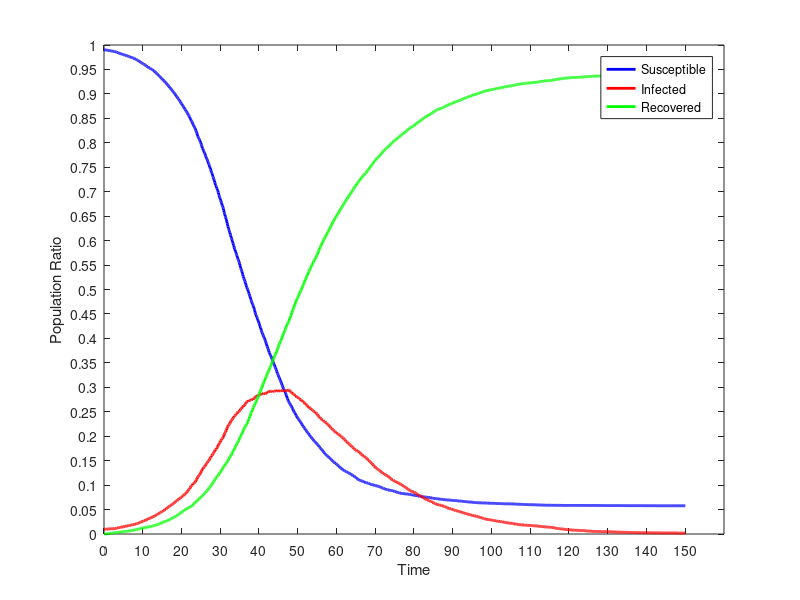

The MATLAB script that drew this image:
dynamics = [
0.00,990.000,10.000,0.000;
0.10,990.000,10.000,0.000;
0.20,990.000,9.900,0.100;
0.30,990.000,9.800,0.200;
0.40,989.900,9.900,0.200;
0.50,989.900,9.800,0.300;
0.60,989.800,9.700,0.500;
0.70,989.700,9.800,0.500;
0.80,989.300,10.100,0.600;
0.90,989.300,10.000,0.700;
1.00,989.100,10.200,0.700;
1.10,989.100,10.100,0.800;
1.20,989.000,10.200,0.800;
1.30,988.900,10.300,0.800;
1.40,988.500,10.500,1.000;
1.50,988.500,10.400,1.100;
1.60,988.200,10.500,1.300;
1.70,987.900,10.800,1.300;
1.80,987.800,10.800,1.400;
1.90,987.500,11.000,1.500;
2.00,987.500,10.900,1.600;
2.10,987.400,10.900,1.700;
2.20,987.200,10.900,1.900;
2.30,987.200,10.700,2.100;
2.40,987.200,10.600,2.200;
2.50,987.000,10.700,2.300;
2.60,986.900,10.700,2.400;
2.70,986.700,10.900,2.400;
2.80,986.400,11.000,2.600;
2.90,986.200,11.100,2.700;
3.00,985.900,11.400,2.700;
3.10,985.800,11.500,2.700;
3.20,985.600,11.600,2.800;
3.30,984.900,12.300,2.800;
3.40,984.800,12.200,3.000;
3.50,984.600,12.200,3.200;
3.60,984.400,12.300,3.300;
3.70,984.100,12.500,3.400;
3.80,983.600,13.000,3.400;
3.90,983.200,13.300,3.500;
4.00,983.000,13.400,3.600;
4.10,982.700,13.600,3.700;
4.20,982.400,13.600,4.000;
4.30,982.300,13.700,4.000;
4.40,981.900,14.000,4.100;
4.50,981.700,14.000,4.300;
4.60,981.500,14.200,4.300;
4.70,980.900,14.500,4.600;
4.80,980.700,14.600,4.700;
4.90,980.500,14.800,4.700;
5.00,980.400,14.800,4.800;
5.10,980.100,14.900,5.000;
5.20,979.800,15.200,5.000;
5.30,979.600,15.400,5.000;
5.40,979.200,15.600,5.200;
5.50,979.200,15.500,5.300;
5.60,978.900,15.700,5.400;
5.70,978.600,16.000,5.400;
5.80,978.200,16.300,5.500;
5.90,977.800,16.700,5.500;
6.00,977.700,16.800,5.500;
6.10,977.500,16.700,5.800;
6.20,977.400,16.700,5.900;
6.30,977.000,17.000,6.000;
6.40,976.800,16.900,6.300;
6.50,976.300,17.200,6.500;
6.60,976.000,17.400,6.600;
6.70,975.500,17.800,6.700;
6.80,975.300,17.900,6.800;
6.90,975.000,18.000,7.000;
7.00,974.800,18.100,7.100;
7.10,974.400,18.500,7.100;
7.20,974.200,18.700,7.100;
7.30,973.800,19.000,7.200;
7.40,973.400,19.400,7.200;
7.50,973.400,19.300,7.300;
7.60,973.300,19.400,7.300;
7.70,973.100,19.400,7.500;
7.80,972.600,19.300,8.100;
7.90,972.200,19.600,8.200;
8.00,971.600,20.100,8.300;
8.10,971.200,20.300,8.500;
8.20,970.700,20.500,8.800;
8.30,970.600,20.600,8.800;
8.40,969.800,21.100,9.100;
8.50,969.500,21.300,9.200;
8.60,969.000,21.500,9.500;
8.70,968.800,21.400,9.800;
8.80,968.400,21.700,9.900;
8.90,968.000,21.900,10.100;
9.00,967.400,22.300,10.300;
9.10,966.500,23.000,10.500;
9.20,965.900,23.400,10.700;
9.30,965.400,23.700,10.900;
9.40,964.600,24.200,11.200;
9.50,964.300,24.500,11.200;
9.60,963.800,25.000,11.200;
9.70,963.500,24.900,11.600;
9.80,963.000,25.300,11.700;
9.90,962.700,25.400,11.900;
10.00,962.100,25.800,12.100;
10.10,961.700,26.100,12.200;
10.20,960.900,26.800,12.300;
10.30,960.500,27.200,12.300;
10.40,960.300,27.100,12.600;
10.50,959.800,27.300,12.900;
10.60,959.200,27.700,13.100;
10.70,958.800,27.700,13.500;
10.80,957.900,28.400,13.700;
10.90,957.400,28.600,14.000;
11.00,956.600,29.300,14.100;
11.10,956.100,29.700,14.200;
11.20,955.600,30.200,14.200;
11.30,955.400,30.300,14.300;
11.40,954.300,31.300,14.400;
11.50,953.800,31.600,14.600;
11.60,953.200,32.200,14.600;
11.70,952.900,32.200,14.900;
11.80,952.700,32.300,15.000;
11.90,952.600,32.300,15.100;
12.00,952.200,32.400,15.400;
12.10,951.600,32.800,15.600;
12.20,950.900,33.400,15.700;
12.30,950.500,33.800,15.700;
12.40,949.900,34.300,15.800;
12.50,949.200,34.800,16.000;
12.60,948.700,35.000,16.300;
12.70,947.900,35.700,16.400;
12.80,947.600,35.700,16.700;
12.90,946.900,35.900,17.200;
13.00,946.400,36.200,17.400;
13.10,945.500,37.000,17.500;
13.20,944.900,37.300,17.800;
13.30,943.600,38.500,17.900;
13.40,942.900,38.700,18.400;
13.50,942.600,38.900,18.500;
13.60,941.700,39.500,18.800;
13.70,941.300,39.600,19.100;
13.80,940.200,40.400,19.400;
13.90,939.700,40.800,19.500;
14.00,938.700,41.600,19.700;
14.10,938.200,41.800,20.000;
14.20,937.100,42.400,20.500;
14.30,936.500,42.700,20.800;
14.40,935.900,43.000,21.100;
14.50,934.900,43.500,21.600;
14.60,934.000,44.200,21.800;
14.70,933.100,44.600,22.300;
14.80,932.300,45.300,22.400;
14.90,931.400,46.000,22.600;
15.00,930.600,46.300,23.100;
15.10,929.800,46.400,23.800;
15.20,928.900,46.900,24.200;
15.30,927.800,47.800,24.400;
15.40,927.300,48.000,24.700;
15.50,926.700,48.300,25.000;
15.60,926.000,48.800,25.200;
15.70,925.000,49.700,25.300;
15.80,923.800,50.700,25.500;
15.90,923.200,51.100,25.700;
16.00,922.700,51.100,26.200;
16.10,921.400,52.100,26.500;
16.20,920.700,52.600,26.700;
16.30,919.500,53.600,26.900;
16.40,918.800,53.800,27.400;
16.50,917.700,54.400,27.900;
16.60,916.600,55.000,28.400;
16.70,915.400,55.800,28.800;
16.80,914.800,55.900,29.300;
16.90,913.800,56.600,29.600;
17.00,912.500,57.800,29.700;
17.10,912.200,57.800,30.000;
17.20,911.200,58.600,30.200;
17.30,910.000,59.300,30.700;
17.40,908.900,59.700,31.400;
17.50,907.900,60.200,31.900;
17.60,907.000,60.600,32.400;
17.70,905.700,61.100,33.200;
17.80,904.900,61.600,33.500;
17.90,904.000,61.900,34.100;
18.00,903.100,62.700,34.200;
18.10,902.100,63.600,34.300;
18.20,901.000,64.500,34.500;
18.30,899.900,65.000,35.100;
18.40,899.100,65.400,35.500;
18.50,897.900,66.000,36.100;
18.60,896.200,67.200,36.600;
18.70,894.900,67.800,37.300;
18.80,894.300,68.000,37.700;
18.90,893.000,68.900,38.100;
19.00,891.800,69.500,38.700;
19.10,890.700,69.800,39.500;
19.20,889.800,70.500,39.700;
19.30,888.900,71.000,40.100;
19.40,887.400,72.200,40.400;
19.50,886.400,72.500,41.100;
19.60,885.000,73.100,41.900;
19.70,883.900,73.400,42.700;
19.80,882.200,74.400,43.400;
19.90,880.900,75.300,43.800;
20.00,880.000,75.600,44.400;
20.10,878.800,76.200,45.000;
20.20,877.200,77.200,45.600;
20.30,875.800,77.800,46.400;
20.40,875.100,78.000,46.900;
20.50,874.200,78.300,47.500;
20.60,872.900,79.200,47.900;
20.70,871.100,80.400,48.500;
20.80,869.600,81.400,49.000;
20.90,868.300,82.200,49.500;
21.00,867.700,82.200,50.100;
21.10,866.100,83.200,50.700;
21.20,864.800,84.000,51.200;
21.30,863.700,84.700,51.600;
21.40,862.300,85.600,52.100;
21.50,861.100,86.400,52.500;
21.60,860.000,87.300,52.700;
21.70,858.000,89.000,53.000;
21.80,856.500,90.200,53.300;
21.90,855.300,90.900,53.800;
22.00,854.000,91.600,54.400;
22.10,853.000,92.200,54.800;
22.20,850.900,94.000,55.100;
22.30,848.900,95.200,55.900;
22.40,846.700,97.000,56.300;
22.50,845.200,98.000,56.800;
22.60,844.100,98.900,57.000;
22.70,843.200,99.200,57.600;
22.80,841.800,100.000,58.200;
22.90,839.000,102.400,58.600;
23.00,837.300,103.300,59.400;
23.10,835.600,103.100,61.300;
23.20,834.200,103.700,62.100;
23.30,832.400,104.500,63.100;
23.40,830.900,104.800,64.300;
23.50,829.600,105.500,64.900;
23.60,827.800,107.200,65.000;
23.70,825.400,108.900,65.700;
23.80,823.200,110.700,66.100;
23.90,821.400,111.500,67.100;
24.00,819.300,112.900,67.800;
24.10,816.000,115.500,68.500;
24.20,813.700,116.900,69.400;
24.30,812.100,117.500,70.400;
24.40,810.300,119.000,70.700;
24.50,808.700,119.900,71.400;
24.60,807.000,120.300,72.700;
24.70,805.100,121.300,73.600;
24.80,803.500,122.500,74.000;
24.90,801.200,124.200,74.600;
25.00,799.300,125.800,74.900;
25.10,796.600,127.800,75.600;
25.20,794.500,129.200,76.300;
25.30,791.700,131.300,77.000;
25.40,789.300,133.100,77.600;
25.50,788.000,132.900,79.100;
25.60,785.300,134.700,80.000;
25.70,783.500,136.000,80.500;
25.80,781.700,136.600,81.700;
25.90,780.000,137.300,82.700;
26.00,778.500,137.700,83.800;
26.10,776.800,138.800,84.400;
26.20,774.000,141.000,85.000;
26.30,771.600,142.300,86.100;
26.40,769.200,143.800,87.000;
26.50,767.400,144.700,87.900;
26.60,766.000,145.500,88.500;
26.70,764.000,146.600,89.400;
26.80,761.400,148.000,90.600;
26.90,759.300,148.700,92.000;
27.00,757.400,149.700,92.900;
27.10,755.400,150.300,94.300;
27.20,753.200,152.000,94.800;
27.30,750.500,154.000,95.500;
27.40,748.300,155.300,96.400;
27.50,745.800,156.800,97.400;
27.60,743.600,157.500,98.900;
27.70,740.500,159.700,99.800;
27.80,738.800,160.100,101.100;
27.90,737.200,160.800,102.000;
28.00,734.100,162.600,103.300;
28.10,731.300,163.900,104.800;
28.20,729.300,164.800,105.900;
28.30,726.600,166.000,107.400;
28.40,724.300,167.400,108.300;
28.50,722.000,168.300,109.700;
28.60,719.100,170.000,110.900;
28.70,716.000,172.300,111.700;
28.80,713.700,173.000,113.300;
28.90,712.100,173.200,114.700;
29.00,710.100,173.700,116.200;
29.10,707.300,175.800,116.900;
29.20,705.500,176.300,118.200;
29.30,703.400,177.800,118.800;
29.40,701.100,179.500,119.400;
29.50,698.300,181.800,119.900;
29.60,694.900,183.600,121.500;
29.70,692.200,184.600,123.200;
29.80,689.600,186.300,124.100;
29.90,687.600,187.100,125.300;
30.00,685.100,188.500,126.400;
30.10,682.200,190.800,127.000;
30.20,680.500,191.500,128.000;
30.30,677.900,192.800,129.300;
30.40,674.900,194.300,130.800;
30.50,672.200,195.000,132.800;
30.60,670.200,195.500,134.300;
30.70,667.800,196.700,135.500;
30.80,665.500,198.300,136.200;
30.90,662.100,200.500,137.400;
31.00,658.000,203.400,138.600;
31.10,655.200,205.400,139.400;
31.20,652.700,206.600,140.700;
31.30,649.800,207.900,142.300;
31.40,647.300,209.200,143.500;
31.50,644.500,211.300,144.200;
31.60,642.100,212.800,145.100;
31.70,638.400,215.500,146.100;
31.80,635.400,217.100,147.500;
31.90,632.100,219.100,148.800;
32.00,628.900,220.800,150.300;
32.10,625.500,222.700,151.800;
32.20,622.800,223.500,153.700;
32.30,620.900,224.000,155.100;
32.40,618.000,225.300,156.700;
32.50,615.900,226.100,158.000;
32.60,612.800,228.500,158.700;
32.70,610.100,230.100,159.800;
32.80,607.000,232.100,160.900;
32.90,604.900,232.500,162.600;
33.00,602.000,233.600,164.400;
33.10,599.500,234.400,166.100;
33.20,597.000,235.800,167.200;
33.30,594.400,236.500,169.100;
33.40,591.300,238.700,170.000;
33.50,589.200,239.000,171.800;
33.60,585.500,241.200,173.300;
33.70,583.200,241.600,175.200;
33.80,581.300,242.100,176.600;
33.90,578.600,242.900,178.500;
34.00,576.500,243.700,179.800;
34.10,574.100,245.000,180.900;
34.20,571.500,245.300,183.200;
34.30,569.300,245.900,184.800;
34.40,566.400,247.900,185.700;
34.50,563.900,249.100,187.000;
34.60,561.700,250.100,188.200;
34.70,559.600,249.900,190.500;
34.80,557.800,250.300,191.900;
34.90,555.500,250.600,193.900;
35.00,552.600,251.700,195.700;
35.10,549.600,252.900,197.500;
35.20,546.100,255.000,198.900;
35.30,543.300,256.100,200.600;
35.40,541.200,257.000,201.800;
35.50,539.300,256.800,203.900;
35.60,536.300,258.200,205.500;
35.70,533.600,259.500,206.900;
35.80,530.700,260.400,208.900;
35.90,527.400,261.600,211.000;
36.00,526.100,260.600,213.300;
36.10,522.700,262.600,214.700;
36.20,520.200,263.200,216.600;
36.30,518.600,263.200,218.200;
36.40,516.300,264.700,219.000;
36.50,513.900,265.500,220.600;
36.60,511.100,267.400,221.500;
36.70,508.100,269.000,222.900;
36.80,505.200,270.200,224.600;
36.90,503.600,270.800,225.600;
37.00,501.700,271.000,227.300;
37.10,499.800,271.300,228.900;
37.20,497.000,272.500,230.500;
37.30,494.900,271.900,233.200;
37.40,491.900,273.200,234.900;
37.50,490.300,273.300,236.400;
37.60,487.300,273.300,239.400;
37.70,485.100,273.600,241.300;
37.80,482.600,273.700,243.700;
37.90,479.700,273.700,246.600;
38.00,477.600,273.700,248.700;
38.10,475.200,275.100,249.700;
38.20,472.800,275.500,251.700;
38.30,470.800,275.200,254.000;
38.40,468.900,275.300,255.800;
38.50,467.000,274.700,258.300;
38.60,464.600,276.100,259.300;
38.70,462.100,276.900,261.000;
38.80,459.500,277.600,262.900;
38.90,456.300,278.800,264.900;
39.00,453.500,280.200,266.300;
39.10,450.500,281.200,268.300;
39.20,448.600,281.100,270.300;
39.30,446.300,281.600,272.100;
39.40,444.200,281.700,274.100;
39.50,442.600,281.800,275.600;
39.60,440.100,283.000,276.900;
39.70,437.800,283.700,278.500;
39.80,435.700,284.100,280.200;
39.90,433.100,284.000,282.900;
40.00,431.000,284.300,284.700;
40.10,429.100,283.800,287.100;
40.20,425.700,285.800,288.500;
40.30,423.900,285.000,291.100;
40.40,421.600,284.900,293.500;
40.50,419.000,285.900,295.100;
40.60,416.300,286.200,297.500;
40.70,413.800,287.600,298.600;
40.80,411.900,287.200,300.900;
40.90,409.700,287.000,303.300;
41.00,408.300,286.300,305.400;
41.10,405.800,286.300,307.900;
41.20,403.600,287.200,309.200;
41.30,402.400,286.700,310.900;
41.40,400.400,286.900,312.700;
41.50,398.300,286.800,314.900;
41.60,395.800,287.000,317.200;
41.70,393.900,286.500,319.600;
41.80,391.100,287.500,321.400;
41.90,389.300,287.800,322.900;
42.00,386.600,289.000,324.400;
42.10,383.700,290.400,325.900;
42.20,381.800,289.800,328.400;
42.30,379.300,290.000,330.700;
42.40,377.600,289.900,332.500;
42.50,374.900,291.300,333.800;
42.60,372.100,292.000,335.900;
42.70,370.400,291.400,338.200;
42.80,368.200,291.700,340.100;
42.90,366.400,292.400,341.200;
43.00,364.700,292.300,343.000;
43.10,363.400,292.100,344.500;
43.20,361.000,292.300,346.700;
43.30,359.000,291.800,349.200;
43.40,357.500,291.300,351.200;
43.50,355.400,290.600,354.000;
43.60,353.000,291.700,355.300;
43.70,350.900,291.400,357.700;
43.80,348.600,291.900,359.500;
43.90,346.900,291.800,361.300;
44.00,345.000,291.600,363.400;
44.10,342.900,291.900,365.200;
44.20,340.600,292.600,366.800;
44.30,338.800,293.000,368.200;
44.40,336.600,293.200,370.200;
44.50,334.800,292.300,372.900;
44.60,332.400,292.900,374.700;
44.70,329.300,294.300,376.400;
44.80,328.000,292.800,379.200;
44.90,326.100,292.600,381.300;
45.00,324.300,292.200,383.500;
45.10,321.600,293.000,385.400;
45.20,320.000,292.400,387.600;
45.30,318.200,292.200,389.600;
45.40,316.500,292.300,391.200;
45.50,314.200,292.300,393.500;
45.60,312.500,292.700,394.800;
45.70,310.100,293.500,396.400;
45.80,307.900,293.600,398.500;
45.90,306.200,293.100,400.700;
46.00,303.800,293.600,402.600;
46.10,302.100,292.900,405.000;
46.20,299.400,293.300,407.300;
46.30,297.300,292.800,409.900;
46.40,296.600,292.000,411.400;
46.50,294.500,292.900,412.600;
46.60,293.000,292.000,415.000;
46.70,291.600,291.800,416.600;
46.80,288.700,293.000,418.300;
46.90,286.800,292.600,420.600;
47.00,285.000,292.200,422.800;
47.10,282.600,292.800,424.600;
47.20,279.900,292.900,427.200;
47.30,277.300,293.800,428.900;
47.40,275.700,293.700,430.600;
47.50,273.400,294.200,432.400;
47.60,271.500,295.000,433.500;
47.70,270.000,294.900,435.100;
47.80,268.800,294.200,437.000;
47.90,267.300,293.100,439.600;
48.00,265.900,292.500,441.600;
48.10,264.800,291.100,444.100;
48.20,263.500,290.100,446.400;
48.30,261.600,290.500,447.900;
48.40,260.600,289.800,449.600;
48.50,259.000,287.800,453.200;
48.60,257.300,286.900,455.800;
48.70,255.800,287.100,457.100;
48.80,254.100,286.600,459.300;
48.90,252.500,286.300,461.200;
49.00,250.700,285.800,463.500;
49.10,249.100,285.300,465.600;
49.20,248.000,284.300,467.700;
49.30,247.100,282.900,470.000;
49.40,245.400,282.600,472.000;
49.50,243.200,282.800,474.000;
49.60,242.300,281.300,476.400;
49.70,241.200,280.400,478.400;
49.80,239.700,279.300,481.000;
49.90,238.000,279.900,482.100;
50.00,237.100,279.200,483.700;
50.10,235.700,278.900,485.400;
50.20,234.800,278.100,487.100;
50.30,233.900,277.300,488.800;
50.40,232.200,277.500,490.300;
50.50,231.800,275.900,492.300;
50.60,230.100,275.300,494.600;
50.70,229.200,274.700,496.100;
50.80,227.900,274.500,497.600;
50.90,226.900,272.800,500.300;
51.00,225.500,273.100,501.400;
51.10,224.000,272.500,503.500;
51.20,222.900,271.400,505.700;
51.30,221.100,271.700,507.200;
51.40,220.500,270.200,509.300;
51.50,219.400,270.100,510.500;
51.60,217.900,269.400,512.700;
51.70,216.800,268.300,514.900;
51.80,215.900,267.100,517.000;
51.90,215.000,265.700,519.300;
52.00,213.200,266.200,520.600;
52.10,212.300,265.600,522.100;
52.20,211.200,264.200,524.600;
52.30,209.800,263.600,526.600;
52.40,209.000,262.200,528.800;
52.50,207.800,262.400,529.800;
52.60,207.100,260.700,532.200;
52.70,206.300,259.600,534.100;
52.80,205.400,258.800,535.800;
52.90,203.800,259.400,536.800;
53.00,202.900,258.500,538.600;
53.10,201.300,257.600,541.100;
53.20,200.100,257.500,542.400;
53.30,199.100,256.800,544.100;
53.40,198.500,255.800,545.700;
53.50,197.800,254.400,547.800;
53.60,196.600,254.500,548.900;
53.70,195.500,254.100,550.400;
53.80,194.600,253.500,551.900;
53.90,193.500,252.500,554.000;
54.00,192.600,252.000,555.400;
54.10,191.400,251.200,557.400;
54.20,190.600,250.500,558.900;
54.30,190.100,249.800,560.100;
54.40,189.600,249.300,561.100;
54.50,188.500,249.400,562.100;
54.60,187.900,247.800,564.300;
54.70,186.600,247.700,565.700;
54.80,185.700,246.500,567.800;
54.90,184.700,245.800,569.500;
55.00,183.800,245.300,570.900;
55.10,182.900,244.000,573.100;
55.20,182.300,242.600,575.100;
55.30,181.200,241.400,577.400;
55.40,180.400,240.300,579.300;
55.50,179.300,239.800,580.900;
55.60,178.000,239.300,582.700;
55.70,177.200,237.700,585.100;
55.80,176.000,237.900,586.100;
55.90,175.000,236.800,588.200;
56.00,174.500,235.800,589.700;
56.10,173.300,235.300,591.400;
56.20,172.600,234.000,593.400;
56.30,171.500,233.100,595.400;
56.40,170.200,232.800,597.000;
56.50,169.300,232.700,598.000;
56.60,168.500,231.300,600.200;
56.70,167.300,230.900,601.800;
56.80,166.500,230.500,603.000;
56.90,165.500,230.100,604.400;
57.00,164.000,230.000,606.000;
57.10,163.400,228.800,607.800;
57.20,162.900,228.000,609.100;
57.30,162.100,227.300,610.600;
57.40,161.500,226.800,611.700;
57.50,160.800,225.500,613.700;
57.60,160.100,224.800,615.100;
57.70,159.400,223.700,616.900;
57.80,158.600,223.500,617.900;
57.90,157.300,223.200,619.500;
58.00,156.600,222.500,620.900;
58.10,156.000,221.800,622.200;
58.20,155.500,220.800,623.700;
58.30,155.100,219.400,625.500;
58.40,154.200,218.800,627.000;
58.50,153.700,217.600,628.700;
58.60,152.800,216.600,630.600;
58.70,151.800,216.000,632.200;
58.80,150.500,215.900,633.600;
58.90,150.100,214.900,635.000;
59.00,149.400,214.000,636.600;
59.10,148.300,212.900,638.800;
59.20,147.300,212.700,640.000;
59.30,147.100,211.600,641.300;
59.40,146.800,210.700,642.500;
59.50,146.000,210.300,643.700;
59.60,145.300,209.600,645.100;
59.70,144.600,208.600,646.800;
59.80,144.400,207.800,647.800;
59.90,144.000,206.800,649.200;
60.00,142.800,206.900,650.300;
60.10,142.000,206.100,651.900;
60.20,141.500,205.200,653.300;
60.30,140.600,205.000,654.400;
60.40,139.900,204.600,655.500;
60.50,139.500,203.400,657.100;
60.60,138.700,202.900,658.400;
60.70,137.800,202.900,659.300;
60.80,136.600,202.700,660.700;
60.90,136.200,201.500,662.300;
61.00,135.500,200.600,663.900;
61.10,134.900,200.300,664.800;
61.20,134.500,199.300,666.200;
61.30,134.000,198.500,667.500;
61.40,133.500,198.100,668.400;
61.50,132.300,197.800,669.900;
61.60,132.000,197.000,671.000;
61.70,131.000,196.700,672.300;
61.80,130.600,195.200,674.200;
61.90,130.100,194.300,675.600;
62.00,129.800,193.400,676.800;
62.10,129.200,192.900,677.900;
62.20,128.700,192.200,679.100;
62.30,128.300,191.200,680.500;
62.40,128.100,189.900,682.000;
62.50,127.700,189.400,682.900;
62.60,127.100,188.900,684.000;
62.70,126.700,188.600,684.700;
62.80,126.300,187.600,686.100;
62.90,125.900,186.500,687.600;
63.00,125.400,185.200,689.400;
63.10,125.000,184.700,690.300;
63.20,124.400,184.400,691.200;
63.30,124.100,183.700,692.200;
63.40,123.600,183.100,693.300;
63.50,123.100,182.200,694.700;
63.60,122.800,181.300,695.900;
63.70,122.400,180.700,696.900;
63.80,121.700,180.400,697.900;
63.90,121.300,179.400,699.300;
64.00,120.900,178.400,700.700;
64.10,120.500,177.800,701.700;
64.20,119.700,177.100,703.200;
64.30,118.900,176.600,704.500;
64.40,118.800,176.100,705.100;
64.50,118.500,174.800,706.700;
64.60,117.800,173.800,708.400;
64.70,117.200,173.100,709.700;
64.80,116.600,172.700,710.700;
64.90,116.200,172.000,711.800;
65.00,115.500,171.700,712.800;
65.10,114.800,171.500,713.700;
65.20,114.300,170.100,715.600;
65.30,113.400,169.900,716.700;
65.40,112.900,169.500,717.600;
65.50,111.900,169.500,718.600;
65.60,111.500,169.100,719.400;
65.70,110.900,168.900,720.200;
65.80,110.200,168.400,721.400;
65.90,109.900,167.300,722.800;
66.00,109.600,167.100,723.300;
66.10,109.500,165.700,724.800;
66.20,109.400,164.700,725.900;
66.30,109.200,163.500,727.300;
66.40,108.900,163.300,727.800;
66.50,108.800,162.500,728.700;
66.60,108.400,161.700,729.900;
66.70,108.000,161.100,730.900;
66.80,107.600,160.200,732.200;
66.90,107.400,159.600,733.000;
67.00,107.000,159.100,733.900;
67.10,106.200,159.300,734.500;
67.20,106.200,158.600,735.200;
67.30,105.900,157.800,736.300;
67.40,105.700,157.100,737.200;
67.50,105.400,156.300,738.300;
67.60,105.300,156.000,738.700;
67.70,105.000,155.400,739.600;
67.80,104.500,154.700,740.800;
67.90,104.200,154.200,741.600;
68.00,104.000,153.000,743.000;
68.10,103.900,151.800,744.300;
68.20,103.900,150.900,745.200;
68.30,103.400,150.600,746.000;
68.40,103.000,150.100,746.900;
68.50,102.700,149.100,748.200;
68.60,102.500,148.000,749.500;
68.70,101.900,147.700,750.400;
68.80,101.800,146.800,751.400;
68.90,101.500,146.100,752.400;
69.00,101.200,144.800,754.000;
69.10,101.000,144.600,754.400;
69.20,100.800,143.500,755.700;
69.30,100.600,142.400,757.000;
69.40,100.500,141.800,757.700;
69.50,100.400,140.800,758.800;
69.60,100.300,139.300,760.400;
69.70,100.000,138.800,761.200;
69.80,99.400,138.200,762.400;
69.90,99.300,137.800,762.900;
70.00,99.300,136.400,764.300;
70.10,98.800,135.800,765.400;
70.20,98.700,134.900,766.400;
70.30,98.300,134.500,767.200;
70.40,98.300,133.700,768.000;
70.50,98.000,133.200,768.800;
70.60,97.800,132.700,769.500;
70.70,97.800,132.200,770.000;
70.80,97.600,131.800,770.600;
70.90,97.400,131.100,771.500;
71.00,97.200,130.800,772.000;
71.10,96.800,130.300,772.900;
71.20,96.600,129.500,773.900;
71.30,96.100,128.500,775.400;
71.40,95.800,128.000,776.200;
71.50,95.300,127.300,777.400;
71.60,94.700,126.400,778.900;
71.70,94.500,126.200,779.300;
71.80,94.300,125.500,780.200;
71.90,94.000,124.800,781.200;
72.00,93.900,124.100,782.000;
72.10,93.400,123.900,782.700;
72.20,92.900,123.700,783.400;
72.30,92.600,122.900,784.500;
72.40,92.500,122.000,785.500;
72.50,91.900,121.700,786.400;
72.60,91.700,121.400,786.900;
72.70,91.400,120.700,787.900;
72.80,91.100,120.400,788.500;
72.90,91.000,119.800,789.200;
73.00,91.000,119.500,789.500;
73.10,90.700,119.000,790.300;
73.20,90.400,118.600,791.000;
73.30,90.200,118.100,791.700;
73.40,90.200,117.300,792.500;
73.50,90.000,116.700,793.300;
73.60,89.800,116.300,793.900;
73.70,89.500,115.800,794.700;
73.80,89.400,115.000,795.600;
73.90,89.100,114.100,796.800;
74.00,89.100,113.600,797.300;
74.10,89.000,112.800,798.200;
74.20,88.900,111.900,799.200;
74.30,88.900,111.200,799.900;
74.40,88.700,110.400,800.900;
74.50,88.500,110.100,801.400;
74.60,88.000,110.300,801.700;
74.70,87.900,109.400,802.700;
74.80,87.600,109.000,803.400;
74.90,87.400,108.700,803.900;
75.00,87.200,108.200,804.600;
75.10,86.900,107.900,805.200;
75.20,86.900,107.300,805.800;
75.30,86.600,106.900,806.500;
75.40,86.300,106.000,807.700;
75.50,85.700,106.200,808.100;
75.60,85.500,105.900,808.600;
75.70,85.300,105.400,809.300;
75.80,84.900,105.400,809.700;
75.90,84.800,104.800,810.400;
76.00,84.700,104.300,811.000;
76.10,84.400,103.900,811.700;
76.20,84.400,103.200,812.400;
76.30,83.900,102.800,813.300;
76.40,83.500,102.600,813.900;
76.50,83.400,102.000,814.600;
76.60,83.300,101.300,815.400;
76.70,83.000,101.000,816.000;
76.80,82.900,100.800,816.300;
76.90,82.800,99.800,817.400;
77.00,82.800,99.500,817.700;
77.10,82.800,99.000,818.200;
77.20,82.700,98.400,818.900;
77.30,82.600,97.900,819.500;
77.40,82.400,97.600,820.000;
77.50,82.300,96.700,821.000;
77.60,82.200,96.600,821.200;
77.70,82.100,96.100,821.800;
77.80,82.000,95.600,822.400;
77.90,81.800,95.100,823.100;
78.00,81.800,94.500,823.700;
78.10,81.800,93.700,824.500;
78.20,81.700,92.900,825.400;
78.30,81.600,92.300,826.100;
78.40,81.600,91.600,826.800;
78.50,81.600,91.100,827.300;
78.60,81.500,90.600,827.900;
78.70,81.300,90.000,828.700;
78.80,81.200,89.800,829.000;
78.90,80.800,89.300,829.900;
79.00,80.700,88.700,830.600;
79.10,80.600,88.400,831.000;
79.20,80.400,88.100,831.500;
79.30,80.400,87.700,831.900;
79.40,80.300,87.200,832.500;
79.50,80.200,86.900,832.900;
79.60,80.200,86.600,833.200;
79.70,79.900,86.200,833.900;
79.80,79.600,86.000,834.400;
79.90,79.600,85.900,834.500;
80.00,79.100,86.000,834.900;
80.10,78.900,85.300,835.800;
80.20,78.700,84.900,836.400;
80.30,78.600,84.300,837.100;
80.40,78.600,83.900,837.500;
80.50,78.600,83.000,838.400;
80.60,78.500,82.600,838.900;
80.70,78.500,81.800,839.700;
80.80,78.400,81.100,840.500;
80.90,78.200,80.700,841.100;
81.00,78.000,80.300,841.700;
81.10,78.000,79.900,842.100;
81.20,77.800,79.300,842.900;
81.30,77.400,79.000,843.600;
81.40,77.100,79.000,843.900;
81.50,76.700,79.000,844.300;
81.60,76.700,78.500,844.800;
81.70,76.700,78.100,845.200;
81.80,76.400,77.700,845.900;
81.90,76.400,77.200,846.400;
82.00,76.300,76.200,847.500;
82.10,76.200,75.900,847.900;
82.20,76.200,75.000,848.800;
82.30,76.100,74.800,849.100;
82.40,76.100,74.000,849.900;
82.50,75.900,73.800,850.300;
82.60,75.900,73.000,851.100;
82.70,75.900,72.500,851.600;
82.80,75.700,72.100,852.200;
82.90,75.600,71.900,852.500;
83.00,75.400,71.100,853.500;
83.10,75.300,70.900,853.800;
83.20,75.300,70.600,854.100;
83.30,75.200,70.300,854.500;
83.40,75.000,70.100,854.900;
83.50,75.000,69.800,855.200;
83.60,75.000,69.400,855.600;
83.70,74.900,68.800,856.300;
83.80,74.900,68.300,856.800;
83.90,74.700,68.300,857.000;
84.00,74.600,67.900,857.500;
84.10,74.500,67.500,858.000;
84.20,74.500,67.100,858.400;
84.30,74.400,66.700,858.900;
84.40,73.800,66.900,859.300;
84.50,73.800,66.200,860.000;
84.60,73.600,65.800,860.600;
84.70,73.600,64.900,861.500;
84.80,73.200,64.900,861.900;
84.90,73.100,64.600,862.300;
85.00,73.100,64.100,862.800;
85.10,73.000,63.300,863.700;
85.20,72.900,62.700,864.400;
85.30,72.800,62.300,864.900;
85.40,72.800,62.200,865.000;
85.50,72.500,62.000,865.500;
85.60,72.400,61.600,866.000;
85.70,72.200,61.200,866.600;
85.80,72.100,60.900,867.000;
85.90,72.000,60.700,867.300;
86.00,71.900,60.500,867.600;
86.10,71.900,60.100,868.000;
86.20,71.900,60.000,868.100;
86.30,71.900,59.600,868.500;
86.40,71.700,59.500,868.800;
86.50,71.700,59.200,869.100;
86.60,71.400,59.300,869.300;
86.70,71.400,59.000,869.600;
86.80,71.200,58.900,869.900;
86.90,71.000,58.900,870.100;
87.00,70.900,58.900,870.200;
87.10,70.900,58.300,870.800;
87.20,70.900,57.900,871.200;
87.30,70.900,57.500,871.600;
87.40,70.800,57.500,871.700;
87.50,70.800,57.100,872.100;
87.60,70.800,56.800,872.400;
87.70,70.500,56.700,872.800;
87.80,70.200,56.500,873.300;
87.90,70.200,56.200,873.600;
88.00,70.100,55.700,874.200;
88.10,70.000,55.600,874.400;
88.20,69.800,55.100,875.100;
88.30,69.700,54.900,875.400;
88.40,69.600,54.700,875.700;
88.50,69.500,54.200,876.300;
88.60,69.500,54.000,876.500;
88.70,69.500,53.300,877.200;
88.80,69.500,52.900,877.600;
88.90,69.500,52.300,878.200;
89.00,69.500,52.300,878.200;
89.10,69.500,52.000,878.500;
89.20,69.500,51.700,878.800;
89.30,69.500,51.500,879.000;
89.40,69.400,51.300,879.300;
89.50,69.300,51.200,879.500;
89.60,69.000,51.300,879.700;
89.70,68.900,51.000,880.100;
89.80,68.800,50.400,880.800;
89.90,68.800,50.200,881.000;
90.00,68.700,50.000,881.300;
90.10,68.700,49.700,881.600;
90.20,68.600,49.300,882.100;
90.30,68.400,49.500,882.100;
90.40,68.400,49.000,882.600;
90.50,68.400,48.700,882.900;
90.60,68.300,48.400,883.300;
90.70,68.200,48.000,883.800;
90.80,68.200,47.600,884.200;
90.90,68.100,47.500,884.400;
91.00,68.100,47.400,884.500;
91.10,68.100,47.200,884.700;
91.20,68.000,47.100,884.900;
91.30,67.800,47.100,885.100;
91.40,67.500,46.800,885.700;
91.50,67.500,46.600,885.900;
91.60,67.500,46.100,886.400;
91.70,67.400,46.000,886.600;
91.80,67.400,45.900,886.700;
91.90,67.300,45.500,887.200;
92.00,67.300,45.400,887.300;
92.10,67.300,44.800,887.900;
92.20,67.200,44.500,888.300;
92.30,67.100,44.400,888.500;
92.40,66.900,44.400,888.700;
92.50,66.900,44.000,889.100;
92.60,66.900,43.900,889.200;
92.70,66.700,43.700,889.600;
92.80,66.500,43.400,890.100;
92.90,66.400,42.900,890.700;
93.00,66.300,42.400,891.300;
93.10,66.200,42.300,891.500;
93.20,66.100,42.200,891.700;
93.30,66.100,42.000,891.900;
93.40,66.000,41.900,892.100;
93.50,66.000,41.700,892.300;
93.60,65.800,41.400,892.800;
93.70,65.800,41.100,893.100;
93.80,65.800,40.900,893.300;
93.90,65.800,40.600,893.600;
94.00,65.800,40.200,894.000;
94.10,65.500,40.200,894.300;
94.20,65.400,40.100,894.500;
94.30,65.300,39.900,894.800;
94.40,65.300,39.800,894.900;
94.50,65.300,39.500,895.200;
94.60,65.300,39.200,895.500;
94.70,65.300,38.700,896.000;
94.80,65.200,38.500,896.300;
94.90,65.100,38.400,896.500;
95.00,65.100,38.300,896.600;
95.10,65.000,38.400,896.600;
95.20,65.000,37.600,897.400;
95.30,64.800,37.200,898.000;
95.40,64.700,37.000,898.300;
95.50,64.600,37.000,898.400;
95.60,64.300,37.100,898.600;
95.70,64.300,37.000,898.700;
95.80,64.200,36.800,899.000;
95.90,64.200,36.800,899.000;
96.00,64.200,36.800,899.000;
96.10,64.100,36.600,899.300;
96.20,64.100,36.300,899.600;
96.30,64.000,36.000,900.000;
96.40,64.000,35.700,900.300;
96.50,63.900,35.600,900.500;
96.60,63.900,35.400,900.700;
96.70,63.800,35.000,901.200;
96.80,63.800,34.700,901.500;
96.90,63.800,34.500,901.700;
97.00,63.700,34.100,902.200;
97.10,63.700,34.000,902.300;
97.20,63.700,33.400,902.900;
97.30,63.700,33.200,903.100;
97.40,63.700,32.900,903.400;
97.50,63.600,33.000,903.400;
97.60,63.600,32.900,903.500;
97.70,63.600,32.700,903.700;
97.80,63.600,32.200,904.200;
97.90,63.600,31.900,904.500;
98.00,63.600,31.500,904.900;
98.10,63.400,31.500,905.100;
98.20,63.400,31.100,905.500;
98.30,63.400,30.700,905.900;
98.40,63.400,30.600,906.000;
98.50,63.400,30.600,906.000;
98.60,63.400,30.300,906.300;
98.70,63.300,30.400,906.300;
98.80,63.300,30.300,906.400;
98.90,63.300,29.800,906.900;
99.00,63.300,29.700,907.000;
99.10,63.100,29.700,907.200;
99.20,63.100,29.400,907.500;
99.30,63.100,29.300,907.600;
99.40,63.100,29.200,907.700;
99.50,63.000,29.100,907.900;
99.60,62.900,29.100,908.000;
99.70,62.900,29.000,908.100;
99.80,62.900,28.800,908.300;
99.90,62.900,28.600,908.500;
100.00,62.900,28.500,908.600;
100.10,62.900,28.500,908.600;
100.20,62.800,28.600,908.600;
100.30,62.800,28.100,909.100;
100.40,62.800,28.100,909.100;
100.50,62.800,27.900,909.300;
100.60,62.800,27.700,909.500;
100.70,62.800,27.500,909.700;
100.80,62.700,27.600,909.700;
100.90,62.700,27.100,910.200;
101.00,62.600,26.800,910.600;
101.10,62.600,26.500,910.900;
101.20,62.600,26.500,910.900;
101.30,62.500,26.400,911.100;
101.40,62.500,26.200,911.300;
101.50,62.400,26.200,911.400;
101.60,62.300,26.200,911.500;
101.70,62.200,26.300,911.500;
101.80,62.200,26.200,911.600;
101.90,62.200,26.000,911.800;
102.00,62.200,25.700,912.100;
102.10,62.200,25.600,912.200;
102.20,62.100,25.600,912.300;
102.30,62.100,25.400,912.500;
102.40,62.100,25.300,912.600;
102.50,62.100,25.300,912.600;
102.60,62.100,25.100,912.800;
102.70,62.000,25.100,912.900;
102.80,61.900,25.200,912.900;
102.90,61.900,24.800,913.300;
103.00,61.900,24.300,913.800;
103.10,61.800,24.200,914.000;
103.20,61.700,24.200,914.100;
103.30,61.700,24.000,914.300;
103.40,61.700,23.900,914.400;
103.50,61.700,23.800,914.500;
103.60,61.700,23.800,914.500;
103.70,61.700,23.500,914.800;
103.80,61.700,23.400,914.900;
103.90,61.700,23.300,915.000;
104.00,61.700,23.100,915.200;
104.10,61.700,22.900,915.400;
104.20,61.700,22.800,915.500;
104.30,61.700,22.700,915.600;
104.40,61.700,22.400,915.900;
104.50,61.700,22.300,916.000;
104.60,61.700,22.300,916.000;
104.70,61.700,22.100,916.200;
104.80,61.700,22.000,916.300;
104.90,61.700,22.000,916.300;
105.00,61.700,22.000,916.300;
105.10,61.700,21.900,916.400;
105.20,61.500,22.000,916.500;
105.30,61.400,22.000,916.600;
105.40,61.400,21.500,917.100;
105.50,61.400,21.300,917.300;
105.60,61.400,21.200,917.400;
105.70,61.400,21.200,917.400;
105.80,61.400,20.700,917.900;
105.90,61.400,20.600,918.000;
106.00,61.300,20.700,918.000;
106.10,61.300,20.400,918.300;
106.20,61.200,20.100,918.700;
106.30,61.100,20.100,918.800;
106.40,61.100,20.100,918.800;
106.50,61.100,19.900,919.000;
106.60,60.900,20.000,919.100;
106.70,60.900,20.000,919.100;
106.80,60.900,19.900,919.200;
106.90,60.900,19.600,919.500;
107.00,60.900,19.400,919.700;
107.10,60.900,19.300,919.800;
107.20,60.900,19.200,919.900;
107.30,60.900,19.100,920.000;
107.40,60.900,18.900,920.200;
107.50,60.900,18.900,920.200;
107.60,60.800,18.800,920.400;
107.70,60.800,18.700,920.500;
107.80,60.700,18.800,920.500;
107.90,60.600,18.600,920.800;
108.00,60.600,18.600,920.800;
108.10,60.400,18.700,920.900;
108.20,60.400,18.600,921.000;
108.30,60.400,18.500,921.100;
108.40,60.300,18.500,921.200;
108.50,60.300,18.000,921.700;
108.60,60.300,18.000,921.700;
108.70,60.300,17.900,921.800;
108.80,60.300,17.900,921.800;
108.90,60.200,18.000,921.800;
109.00,60.200,18.000,921.800;
109.10,60.100,18.000,921.900;
109.20,60.000,18.100,921.900;
109.30,60.000,18.000,922.000;
109.40,60.000,17.800,922.200;
109.50,60.000,17.700,922.300;
109.60,60.000,17.700,922.300;
109.70,60.000,17.600,922.400;
109.80,60.000,17.600,922.400;
109.90,60.000,17.500,922.500;
110.00,60.000,17.400,922.600;
110.10,60.000,17.400,922.600;
110.20,59.900,17.500,922.600;
110.30,59.900,17.300,922.800;
110.40,59.800,17.300,922.900;
110.50,59.800,17.200,923.000;
110.60,59.800,17.100,923.100;
110.70,59.800,17.000,923.200;
110.80,59.800,16.700,923.500;
110.90,59.800,16.600,923.600;
111.00,59.800,16.500,923.700;
111.10,59.600,16.700,923.700;
111.20,59.600,16.700,923.700;
111.30,59.600,16.600,923.800;
111.40,59.600,16.600,923.800;
111.50,59.600,16.600,923.800;
111.60,59.600,16.400,924.000;
111.70,59.600,16.400,924.000;
111.80,59.600,16.400,924.000;
111.90,59.500,16.400,924.100;
112.00,59.400,16.300,924.300;
112.10,59.400,16.300,924.300;
112.20,59.400,16.000,924.600;
112.30,59.400,15.800,924.800;
112.40,59.400,15.700,924.900;
112.50,59.300,15.600,925.100;
112.60,59.300,15.400,925.300;
112.70,59.300,15.300,925.400;
112.80,59.300,15.000,925.700;
112.90,59.300,15.000,925.700;
113.00,59.300,15.000,925.700;
113.10,59.200,15.100,925.700;
113.20,59.200,15.000,925.800;
113.30,59.100,15.000,925.900;
113.40,59.000,15.000,926.000;
113.50,59.000,14.900,926.100;
113.60,59.000,14.700,926.300;
113.70,59.000,14.600,926.400;
113.80,59.000,14.500,926.500;
113.90,59.000,14.300,926.700;
114.00,58.900,14.300,926.800;
114.10,58.900,14.300,926.800;
114.20,58.900,14.300,926.800;
114.30,58.900,14.300,926.800;
114.40,58.900,14.200,926.900;
114.50,58.900,14.200,926.900;
114.60,58.900,14.100,927.000;
114.70,58.900,14.100,927.000;
114.80,58.900,13.900,927.200;
114.90,58.900,13.800,927.300;
115.00,58.900,13.800,927.300;
115.10,58.900,13.800,927.300;
115.20,58.900,13.800,927.300;
115.30,58.900,13.800,927.300;
115.40,58.900,13.500,927.600;
115.50,58.900,13.400,927.700;
115.60,58.700,13.600,927.700;
115.70,58.700,13.600,927.700;
115.80,58.700,13.300,928.000;
115.90,58.700,13.200,928.100;
116.00,58.700,12.900,928.400;
116.10,58.700,12.700,928.600;
116.20,58.700,12.500,928.800;
116.30,58.700,12.300,929.000;
116.40,58.700,12.300,929.000;
116.50,58.700,12.100,929.200;
116.60,58.700,12.000,929.300;
116.70,58.700,11.800,929.500;
116.80,58.700,11.600,929.700;
116.90,58.700,11.500,929.800;
117.00,58.700,11.200,930.100;
117.10,58.700,11.100,930.200;
117.20,58.700,11.000,930.300;
117.30,58.700,10.800,930.500;
117.40,58.700,10.800,930.500;
117.50,58.700,10.800,930.500;
117.60,58.700,10.700,930.600;
117.70,58.600,10.800,930.600;
117.80,58.600,10.700,930.700;
117.90,58.600,10.600,930.800;
118.00,58.600,10.500,930.900;
118.10,58.600,10.500,930.900;
118.20,58.600,10.300,931.100;
118.30,58.600,10.200,931.200;
118.40,58.600,10.100,931.300;
118.50,58.600,10.000,931.400;
118.60,58.500,9.800,931.700;
118.70,58.500,9.600,931.900;
118.80,58.500,9.500,932.000;
118.90,58.500,9.400,932.100;
119.00,58.500,9.200,932.300;
119.10,58.500,9.200,932.300;
119.20,58.500,9.000,932.500;
119.30,58.500,8.900,932.600;
119.40,58.500,8.900,932.600;
119.50,58.500,8.900,932.600;
119.60,58.500,8.900,932.600;
119.70,58.500,8.700,932.800;
119.80,58.500,8.700,932.800;
119.90,58.500,8.700,932.800;
120.00,58.500,8.600,932.900;
120.10,58.500,8.600,932.900;
120.20,58.500,8.400,933.100;
120.30,58.500,8.400,933.100;
120.40,58.500,8.400,933.100;
120.50,58.500,8.400,933.100;
120.60,58.500,8.200,933.300;
120.70,58.500,8.100,933.400;
120.80,58.500,8.100,933.400;
120.90,58.500,8.000,933.500;
121.00,58.500,7.900,933.600;
121.10,58.500,7.800,933.700;
121.20,58.500,7.800,933.700;
121.30,58.500,7.800,933.700;
121.40,58.500,7.700,933.800;
121.50,58.500,7.700,933.800;
121.60,58.500,7.700,933.800;
121.70,58.500,7.700,933.800;
121.80,58.500,7.700,933.800;
121.90,58.500,7.700,933.800;
122.00,58.500,7.700,933.800;
122.10,58.500,7.700,933.800;
122.20,58.500,7.600,933.900;
122.30,58.500,7.500,934.000;
122.40,58.500,7.500,934.000;
122.50,58.500,7.400,934.100;
122.60,58.500,7.300,934.200;
122.70,58.500,7.200,934.300;
122.80,58.500,7.200,934.300;
122.90,58.500,7.200,934.300;
123.00,58.500,7.100,934.400;
123.10,58.500,7.100,934.400;
123.20,58.500,7.100,934.400;
123.30,58.500,7.100,934.400;
123.40,58.500,7.100,934.400;
123.50,58.500,7.100,934.400;
123.60,58.500,7.000,934.500;
123.70,58.500,7.000,934.500;
123.80,58.500,6.900,934.600;
123.90,58.500,6.900,934.600;
124.00,58.500,6.900,934.600;
124.10,58.500,6.800,934.700;
124.20,58.500,6.600,934.900;
124.30,58.500,6.400,935.100;
124.40,58.500,6.200,935.300;
124.50,58.400,6.300,935.300;
124.60,58.400,6.300,935.300;
124.70,58.400,6.300,935.300;
124.80,58.400,6.200,935.400;
124.90,58.400,6.100,935.500;
125.00,58.400,6.000,935.600;
125.10,58.400,6.000,935.600;
125.20,58.400,6.000,935.600;
125.30,58.400,5.900,935.700;
125.40,58.400,5.800,935.800;
125.50,58.400,5.800,935.800;
125.60,58.400,5.700,935.900;
125.70,58.400,5.700,935.900;
125.80,58.400,5.500,936.100;
125.90,58.400,5.500,936.100;
126.00,58.400,5.500,936.100;
126.10,58.400,5.400,936.200;
126.20,58.400,5.400,936.200;
126.30,58.400,5.300,936.300;
126.40,58.400,5.300,936.300;
126.50,58.400,5.300,936.300;
126.60,58.400,5.300,936.300;
126.70,58.400,5.300,936.300;
126.80,58.400,5.300,936.300;
126.90,58.400,5.300,936.300;
127.00,58.400,5.300,936.300;
127.10,58.400,5.300,936.300;
127.20,58.400,5.200,936.400;
127.30,58.400,5.100,936.500;
127.40,58.400,5.000,936.600;
127.50,58.300,5.100,936.600;
127.60,58.300,5.100,936.600;
127.70,58.300,5.100,936.600;
127.80,58.300,5.100,936.600;
127.90,58.300,5.000,936.700;
128.00,58.300,5.000,936.700;
128.10,58.300,4.900,936.800;
128.20,58.300,4.800,936.900;
128.30,58.200,4.900,936.900;
128.40,58.200,4.800,937.000;
128.50,58.200,4.800,937.000;
128.60,58.200,4.800,937.000;
128.70,58.200,4.700,937.100;
128.80,58.200,4.700,937.100;
128.90,58.200,4.700,937.100;
129.00,58.200,4.700,937.100;
129.10,58.200,4.700,937.100;
129.20,58.200,4.700,937.100;
129.30,58.200,4.700,937.100;
129.40,58.100,4.800,937.100;
129.50,58.100,4.800,937.100;
129.60,58.100,4.800,937.100;
129.70,58.100,4.800,937.100;
129.80,58.100,4.800,937.100;
129.90,58.100,4.800,937.100;
130.00,58.100,4.800,937.100;
130.10,58.100,4.800,937.100;
130.20,58.100,4.700,937.200;
130.30,58.100,4.700,937.200;
130.40,58.100,4.700,937.200;
130.50,58.100,4.700,937.200;
130.60,58.100,4.600,937.300;
130.70,58.100,4.600,937.300;
130.80,58.100,4.500,937.400;
130.90,58.100,4.500,937.400;
131.00,58.100,4.500,937.400;
131.10,58.100,4.500,937.400;
131.20,58.100,4.400,937.500;
131.30,58.100,4.400,937.500;
131.40,58.100,4.200,937.700;
131.50,58.100,4.200,937.700;
131.60,58.100,4.100,937.800;
131.70,58.100,4.000,937.900;
131.80,58.100,4.000,937.900;
131.90,58.100,4.000,937.900;
132.00,58.100,4.000,937.900;
132.10,58.100,4.000,937.900;
132.20,58.100,4.000,937.900;
132.30,58.100,3.900,938.000;
132.40,58.100,3.900,938.000;
132.50,58.100,3.900,938.000;
132.60,58.100,3.900,938.000;
132.70,58.100,3.800,938.100;
132.80,58.100,3.800,938.100;
132.90,58.100,3.800,938.100;
133.00,58.000,3.800,938.200;
133.10,58.000,3.800,938.200;
133.20,58.000,3.800,938.200;
133.30,58.000,3.700,938.300;
133.40,58.000,3.700,938.300;
133.50,58.000,3.700,938.300;
133.60,58.000,3.600,938.400;
133.70,58.000,3.600,938.400;
133.80,58.000,3.600,938.400;
133.90,58.000,3.600,938.400;
134.00,58.000,3.600,938.400;
134.10,58.000,3.600,938.400;
134.20,58.000,3.600,938.400;
134.30,58.000,3.600,938.400;
134.40,58.000,3.600,938.400;
134.50,58.000,3.500,938.500;
134.60,58.000,3.400,938.600;
134.70,57.900,3.500,938.600;
134.80,57.900,3.500,938.600;
134.90,57.900,3.500,938.600;
135.00,57.900,3.400,938.700;
135.10,57.900,3.400,938.700;
135.20,57.900,3.400,938.700;
135.30,57.900,3.300,938.800;
135.40,57.900,3.300,938.800;
135.50,57.900,3.300,938.800;
135.60,57.900,3.300,938.800;
135.70,57.900,3.200,938.900;
135.80,57.900,3.200,938.900;
135.90,57.900,3.100,939.000;
136.00,57.900,3.100,939.000;
136.10,57.900,3.100,939.000;
136.20,57.900,3.100,939.000;
136.30,57.900,3.100,939.000;
136.40,57.900,3.000,939.100;
136.50,57.900,3.000,939.100;
136.60,57.900,3.000,939.100;
136.70,57.900,3.000,939.100;
136.80,57.900,2.900,939.200;
136.90,57.900,2.900,939.200;
137.00,57.900,2.900,939.200;
137.10,57.900,2.900,939.200;
137.20,57.900,2.900,939.200;
137.30,57.900,2.900,939.200;
137.40,57.900,2.900,939.200;
137.50,57.900,2.900,939.200;
137.60,57.900,2.900,939.200;
137.70,57.900,2.800,939.300;
137.80,57.900,2.800,939.300;
137.90,57.900,2.800,939.300;
138.00,57.900,2.800,939.300;
138.10,57.900,2.800,939.300;
138.20,57.900,2.700,939.400;
138.30,57.900,2.700,939.400;
138.40,57.900,2.700,939.400;
138.50,57.900,2.700,939.400;
138.60,57.900,2.700,939.400;
138.70,57.900,2.600,939.500;
138.80,57.900,2.600,939.500;
138.90,57.900,2.600,939.500;
139.00,57.900,2.600,939.500;
139.10,57.900,2.600,939.500;
139.20,57.900,2.600,939.500;
139.30,57.800,2.700,939.500;
139.40,57.800,2.700,939.500;
139.50,57.800,2.700,939.500;
139.60,57.800,2.700,939.500;
139.70,57.800,2.700,939.500;
139.80,57.800,2.700,939.500;
139.90,57.800,2.700,939.500;
140.00,57.800,2.700,939.500;
140.10,57.800,2.700,939.500;
140.20,57.800,2.700,939.500;
140.30,57.800,2.500,939.700;
140.40,57.800,2.500,939.700;
140.50,57.800,2.500,939.700;
140.60,57.800,2.500,939.700;
140.70,57.800,2.500,939.700;
140.80,57.800,2.500,939.700;
140.90,57.800,2.500,939.700;
141.00,57.800,2.400,939.800;
141.10,57.800,2.400,939.800;
141.20,57.800,2.400,939.800;
141.30,57.800,2.400,939.800;
141.40,57.800,2.400,939.800;
141.50,57.800,2.400,939.800;
141.60,57.800,2.400,939.800;
141.70,57.800,2.400,939.800;
141.80,57.800,2.400,939.800;
141.90,57.800,2.400,939.800;
142.00,57.800,2.400,939.800;
142.10,57.800,2.300,939.900;
142.20,57.800,2.300,939.900;
142.30,57.800,2.300,939.900;
142.40,57.800,2.300,939.900;
142.50,57.800,2.300,939.900;
142.60,57.700,2.400,939.900;
142.70,57.700,2.400,939.900;
142.80,57.700,2.400,939.900;
142.90,57.700,2.400,939.900;
143.00,57.700,2.400,939.900;
143.10,57.700,2.400,939.900;
143.20,57.700,2.300,940.000;
143.30,57.700,2.300,940.000;
143.40,57.700,2.300,940.000;
143.50,57.700,2.300,940.000;
143.60,57.700,2.200,940.100;
143.70,57.700,2.200,940.100;
143.80,57.700,2.200,940.100;
143.90,57.700,2.200,940.100;
144.00,57.700,2.200,940.100;
144.10,57.700,2.200,940.100;
144.20,57.700,2.200,940.100;
144.30,57.700,2.200,940.100;
144.40,57.700,2.200,940.100;
144.50,57.700,2.200,940.100;
144.60,57.700,2.200,940.100;
144.70,57.700,2.200,940.100;
144.80,57.700,2.200,940.100;
144.90,57.700,2.200,940.100;
145.00,57.700,2.200,940.100;
145.10,57.700,2.200,940.100;
145.20,57.700,2.200,940.100;
145.30,57.700,2.200,940.100;
145.40,57.700,2.200,940.100;
145.50,57.700,2.200,940.100;
145.60,57.700,2.200,940.100;
145.70,57.700,2.200,940.100;
145.80,57.700,2.100,940.200;
145.90,57.700,2.100,940.200;
146.00,57.700,2.100,940.200;
146.10,57.700,2.100,940.200;
146.20,57.700,2.100,940.200;
146.30,57.700,2.100,940.200;
146.40,57.700,2.100,940.200;
146.50,57.700,2.100,940.200;
146.60,57.700,2.100,940.200;
146.70,57.700,2.100,940.200;
146.80,57.700,2.100,940.200;
146.90,57.700,2.100,940.200;
147.00,57.700,2.100,940.200;
147.10,57.700,2.100,940.200;
147.20,57.700,2.100,940.200;
147.30,57.700,2.100,940.200;
147.40,57.700,2.100,940.200;
147.50,57.700,2.100,940.200;
147.60,57.700,2.000,940.300;
147.70,57.700,2.000,940.300;
147.80,57.700,2.000,940.300;
147.90,57.700,2.000,940.300;
148.00,57.700,2.000,940.300;
148.10,57.700,1.900,940.400;
148.20,57.700,1.900,940.400;
148.30,57.700,1.900,940.400;
148.40,57.700,1.900,940.400;
148.50,57.700,1.900,940.400;
148.60,57.700,1.900,940.400;
148.70,57.700,1.800,940.500;
148.80,57.700,1.800,940.500;
148.90,57.700,1.800,940.500;
149.00,57.700,1.800,940.500;
149.10,57.700,1.800,940.500;
149.20,57.700,1.800,940.500;
149.30,57.700,1.800,940.500;
149.40,57.700,1.800,940.500;
149.50,57.700,1.800,940.500;
149.60,57.700,1.800,940.500;
149.70,57.700,1.800,940.500;
149.80,57.700,1.800,940.500;
149.90,57.700,1.800,940.500;
150.00,57.700,1.800,940.500;
];
time = dynamics (:, 1);
susceptible = dynamics (:, 2);
infected = dynamics (:, 3);
recovered = dynamics (:, 4);
totalPopulation = susceptible(1) + infected(1) + recovered(1);
susceptibleRatio = susceptible ./ totalPopulation;
infectedRatio = infected ./ totalPopulation;
recoveredRatio = recovered ./ totalPopulation;
steps = length (time);
indices = 0 : steps - 1;
replications = 10;
figure
plot (indices, susceptibleRatio.', 'color', 'blue', 'linewidth', 2);
hold on
plot (indices, infectedRatio.', 'color', 'red', 'linewidth', 2);
hold on
plot (indices, recoveredRatio.', 'color', 'green', 'linewidth', 2);
set(gca,'YTick',0:0.05:1.0);
set(gca,'XTick', indices(1:100:end), 'xticklabel', time(1:100:end));
xlabel ('Time');
ylabel ('Population Ratio');
legend('Susceptible','Infected', 'Recovered');
%titleStr = sprintf('SIR Dynamics of %i agents, with 0.10 dt, %i steps, 10 replications', totalPopulation, steps)
%title (titleStr);
